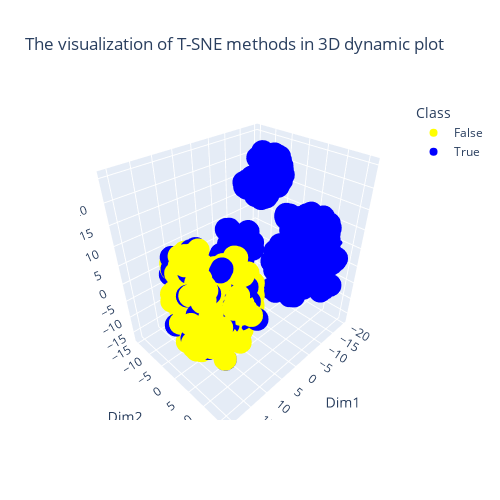

The notebook cell this image was saved under:
### Code cell
tsne = TSNE(n_components=3)   # instanciate the TSNE dimenesion reduction method
X_tsne = tsne.fit_transform(RUSdata[features])      
y = RUSdata["Class"].values   # transform the dataframe sturcture into the numpy array 
X_tsne_data = np.vstack((X_tsne.T, y)).T  
df_tsne = pd.DataFrame(X_tsne_data, columns=['Dim1', 'Dim2','Dim3','Class']) 
df_tsne["Class"] = df_tsne["Class"].astype(bool)
import plotly.express as px
fig = px.scatter_3d(df_tsne, x='Dim1', y='Dim2', z='Dim3',color='Class',color_discrete_sequence = ["yellow","blue"], 
                    title = "The visualization of T-SNE methods in 3D dynamic plot")
fig.update_layout(width = 500, height = 500)
fig.show()

### Figure 1 — Plotly figure (JSON) as saved in the notebook; plotly's stock layout.template omitted (floating-point values rounded to 4 significant figures; data arrays with more than 128 entries replaced by an {"elided": "..."} marker saying what was removed)
{"data": [{"hovertemplate": "Class=False<br>Dim1=%{x}<br>Dim2=%{y}<br>Dim3=%{z}<extra></extra>", "legendgroup": "False", "marker": {"color": "yellow", "symbol": "circle"}, "mode": "markers", "name": "False", "scene": "scene", "showlegend": true, "type": "scatter3d", "x": {"elided": "473 float values"}, "y": {"elided": "473 float values"}, "z": {"elided": "473 float values"}}, {"hovertemplate": "Class=True<br>Dim1=%{x}<br>Dim2=%{y}<br>Dim3=%{z}<extra></extra>", "legendgroup": "True", "marker": {"color": "blue", "symbol": "circle"}, "mode": "markers", "name": "True", "scene": "scene", "showlegend": true, "type": "scatter3d", "x": {"elided": "473 float values"}, "y": {"elided": "473 float values"}, "z": {"elided": "473 float values"}}], "layout": {"height": 500, "legend": {"title": {"text": "Class"}, "tracegroupgap": 0}, "scene": {"domain": {"x": [0, 1], "y": [0, 1]}, "xaxis": {"title": {"text": "Dim1"}}, "yaxis": {"title": {"text": "Dim2"}}, "zaxis": {"title": {"text": "Dim3"}}}, "title": {"text": "The visualization of T-SNE methods in 3D dynamic plot"}, "width": 500}}
